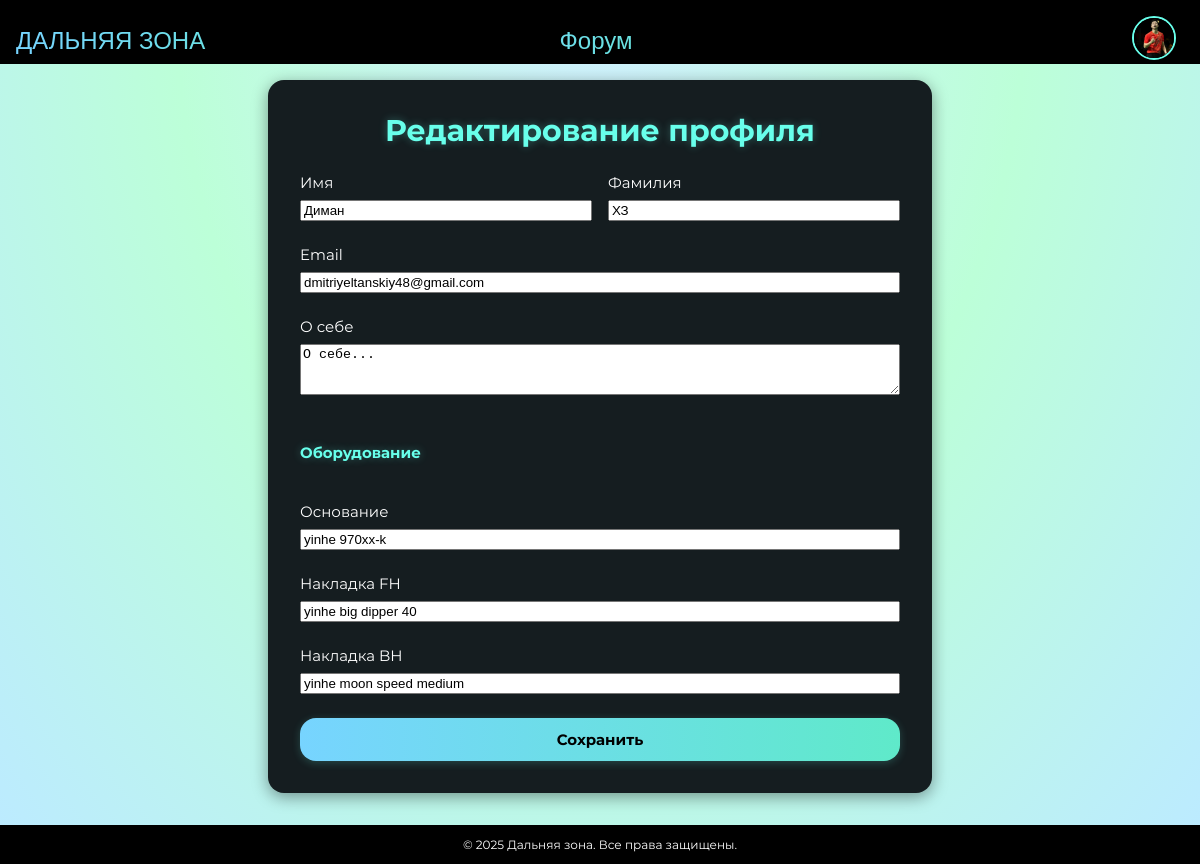
/users/profile/edit/ (signed in), run on the app's committed database.
### users/models.py (models this page shows, shortened)
class User(AbstractUser):
    email = models.EmailField(_('email address'), unique=True)
    avatar = models.ImageField(
        _('avatar'),
        upload_to=user_avatar_path,
        blank=True,
        null=True
    )
    blade = models.CharField(_('blade'), max_length=100, blank=True)
    rubber_fh = models.CharField(_('forehand rubber'), max_length=100, blank=True)
    rubber_bh = models.CharField(_('backhand rubber'), max_length=100, blank=True)
    bio = models.TextField(_('bio'), blank=True)
    birth_date = models.DateField(_('birth date'), null=True, blank=True)
    USERNAME_FIELD = 'email'
    REQUIRED_FIELDS = ['username']
    class Meta:
        verbose_name = _('user')
        verbose_name_plural = _('users')

### users/views.py (the view, shortened to what this page needs)
# urls.py: path('profile/edit/', ProfileEditView.as_view(), name='profile_edit'),
class ProfileEditView(LoginRequiredMixin, UpdateView):
    model = User
    form_class = ProfileEditForm
    template_name = 'users/profile_edit.html'
    def get_object(self):
        return self.request.user

### users/forms.py
class ProfileEditForm(UserChangeForm):
    password = None
    class Meta:
        model = User
        fields = [
            'first_name',
            'last_name',
            'email',
            'bio',
            'blade',
            'rubber_fh',
            'rubber_bh'
        ]
        widgets = {
            'bio': forms.Textarea(attrs={'rows': 3}),
        }

### users/templates/users/profile_edit.html (shortened to what this page needs)
{% extends 'base.html' %}
{% load static %}
{% block content %}
<div class="profile-edit-container">
    <h1>Редактирование профиля</h1>
    <form method="post">
        <div class="form-row">
            <div class="form-group">
                <label>Имя</label>
                {{ form.first_name }}
            </div>
            <div class="form-group">
                <label>Фамилия</label>
                {{ form.last_name }}
            </div>
        </div>
        <div class="form-group">
            <label>Email</label>
            {{ form.email }}
        </div>
        <div class="form-group">
            <label>О себе</label>
            {{ form.bio }}
        </div>
        <h3>Оборудование</h3>
        <div class="form-group">
            <label>Основание</label>
            {{ form.blade }}
        </div>
        <div class="form-group">
            <label>Накладка FH</label>
            {{ form.rubber_fh }}
        </div>
        <div class="form-group">
            <label>Накладка BH</label>
            {{ form.rubber_bh }}
        </div>
        <button type="submit" class="submit-button">Сохранить</button>
    </form>
</div>
{% endblock %}

### templates/base.html (shortened to what this page needs)
{% load static %}
{% load forum_tags %}
<!DOCTYPE html>
<html lang="ru">
<head>
    <link type="text/css" href="{% static 'forum/css/style.css' %}" rel="stylesheet">
    <link rel="stylesheet" href="https://cdn.jsdelivr.net/npm/bootstrap-icons@1.11.3/font/bootstrap-icons.min.css">
</head>
<body data-authenticated="{% if user.is_authenticated %}true{% else %}false{% endif %}">
    <header class="header">
        <div class="header-content">
            <div class="logo">
                <a href="{% url 'welcome' %}">
                    <p>ДАЛЬНЯЯ ЗОНА</p>
                </a>
            </div>
            <div class="signboard">
                <p>Форум</p>
            </div>
            <div class="profile">
                <a href="{% url 'users:profile' %}" id="profile-button">
                    {% if user.is_authenticated and user.avatar %}
                        <img src="{{ user.avatar.url }}" alt="Avatar" class="avatar-small">
                    {% else %}
                        <i class="bi bi-person-circle"></i>
                    {% endif %}
                </a>
            </div>
        </div>
    </header>
    <main>
        {% block content %}
        {% endblock %}
    </main>
    <footer>
        <p>© 2025 Дальняя зона. Все права защищены.</p>
    </footer>
</body>
</html>

### forum/static/forum/css/style.css (style rules this page uses)
:root { --white-color: rgb(255, 255, 255); --black-color: rgb(0, 0, 0); --element-color: rgb(21, 29, 32); --alpha-color: rgba(21, 29, 32, 0.8); --perfect-color: rgb(104, 255, 235); --main-gradient: radial-gradient(ellipse at top, rgb(208, 240, 255), rgb(188, 255, 216), rgb(188, 235, 255)); --logo-gradient: linear-gradient(to right, rgb(119, 212, 255), rgb(71, 255, 148), rgb(105, 165, 255)); --header-height: clamp(2rem, 2vh, 4rem); --header-padding: clamp(1rem, 2vh, 2rem); --gap-main: clamp(1rem, 3vw, 2rem); --font-header: clamp(1rem, 2vw, 2rem); --big-font: clamp(0.75rem, 1.25vw, 1.5rem); --font-text: clamp(0.5rem, 1vw, 1rem); --font-footer: clamp(0.5rem, 1vw, 1rem); --font-navbar: clamp(2rem, 5vw, 2rem); --element-margin: clamp(1rem, 3vw, 2rem); }
body { font-family: 'MR'; padding: 0; margin: 0; display: flex; flex-direction: column; min-height: 100vh; width: 100%; }
header { position: fixed; top: 0; left: 0; width: 100%; z-index: 1000; font-size: var(--font-header); background-color: var(--black-color); height: var(--header-height); padding: var(--header-padding); flex-shrink: 0; }
.header-content { display: flex; align-items: center; justify-content: space-between; margin: 0 auto; }
.logo { text-align: left; flex: 1; }
.logo a { text-decoration: none; }
.logo p { font-family: 'BtflFont', sans-serif; margin: 0; background: var(--logo-gradient); -webkit-background-clip: text; background-clip: text; -webkit-text-fill-color: transparent; background-size: 400% auto; animation: textShine 5s ease-in-out infinite alternate; }
.signboard { text-align: center; flex: 1; }
.signboard p { font-family: 'BtflFont', sans-serif; margin: 0; background: var(--logo-gradient); -webkit-background-clip: text; background-clip: text; -webkit-text-fill-color: transparent; background-size: 400% auto; animation: textShine 5s ease-in-out infinite alternate; }
.profile { position: relative; text-align: right; flex: 1; padding-right: 2.5rem; }
.profile > a { background: var(--logo-gradient); -webkit-background-clip: text; background-clip: text; -webkit-text-fill-color: transparent; background-size: 400% auto; animation: textShine 5s ease-in-out infinite alternate; transition: filter 0.3s ease; }
footer { background-color: var(--black-color); color: var(--white-color); text-align: center; font-family: 'MR', sans-serif; font-size: var(--font-footer); flex-shrink: 0; width: 100%; }
main { background: var(--main-gradient); flex: 1 0 auto; width: 100%; padding-top: calc(var(--header-height) + var(--header-padding)); }
.avatar-small { width: 40px; height: 40px; border-radius: 50%; object-fit: cover; border: 2px solid var(--perfect-color); }
.profile-edit-container { max-width: 600px; margin: 2rem auto; padding: 2rem; background-color: var(--element-color); border-radius: 1rem; color: var(--white-color); box-shadow: 0 4px 16px rgba(0, 0, 0, 0.4); transition: transform 0.3s ease, box-shadow 0.3s ease; }
.profile-edit-container h1 { color: var(--perfect-color); margin-top: 0; margin-bottom: 1.5rem; font-family: 'MB', sans-serif; font-size: clamp(1.5rem, 2.5vw, 2rem); text-align: center; text-shadow: 0 0 8px rgba(104, 255, 235, 0.3); }
.profile-edit-container h3 { color: var(--perfect-color); margin: 1.5rem 0 1rem; font-family: 'MB', sans-serif; font-size: var(--big-font); text-shadow: 0 0 8px rgba(104, 255, 235, 0.3); }
.profile-edit-container form { display: flex; flex-direction: column; gap: 1.5rem; }
.profile-edit-container .form-group { display: flex; flex-direction: column; }
.profile-edit-container .form-group label { margin-bottom: 0.5rem; color: var(--white-color); font-family: 'MR', sans-serif; font-size: var(--big-font); transition: color 0.3s ease; }
.profile-edit-container .submit-button { background: var(--logo-gradient); background-size: 400% auto; color: var(--black-color); border: none; padding: 0.75rem 1.5rem; border-radius: 1rem; cursor: pointer; font-family: 'MB', sans-serif; font-size: var(--big-font); transition: transform 0.3s ease, box-shadow 0.3s ease; animation: textShine 5s ease-in-out infinite alternate; box-shadow: 0 2px 8px rgba(104, 255, 235, 0.2); }
.form-row { display: flex; gap: 1rem; }
.form-row .form-group { flex: 1; }

### data on the page
User: avatar (picture), first_name "Диман", last_name "ХЗ", email "dmitriyeltanskiy48@gmail.com", bio "О себе...", blade "yinhe 970xx-k", rubber_fh "yinhe big dipper 40", rubber_bh "yinhe moon speed medium"
